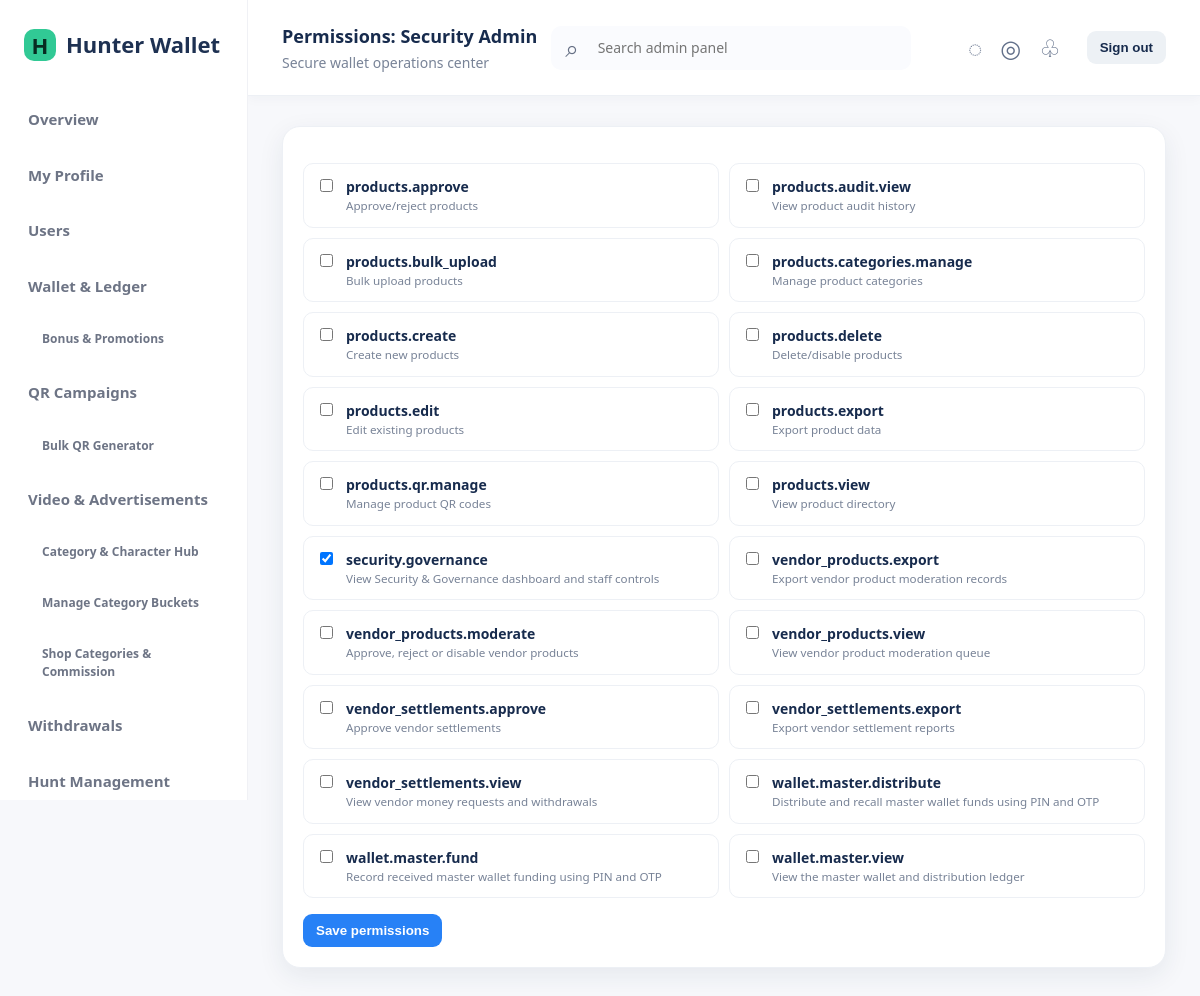
Screenshot of /admin/admins/permissions.php?role_id=4 (signed in) with the database file from the repository.
### tables this page shows
CREATE TABLE admin_permissions (id INT UNSIGNED AUTO_INCREMENT PRIMARY KEY, code VARCHAR(100) NOT NULL UNIQUE, description VARCHAR(255) NULL);

CREATE TABLE admin_roles (id INT UNSIGNED AUTO_INCREMENT PRIMARY KEY, name VARCHAR(80) NOT NULL UNIQUE, created_at DATETIME NOT NULL DEFAULT CURRENT_TIMESTAMP);

### config/database.php (called while the page is built, shortened)
<?php
function db(): PDO
{
    static $pdo;
    if ($pdo instanceof PDO) return $pdo;
    $dsn = sprintf('mysql:host=%s;port=%s;dbname=%s;charset=utf8mb4', env('DB_HOST', '127.0.0.1'), env('DB_PORT', '3306'), env('DB_NAME', 'hunter_wallet'));
    $pdo = new PDO($dsn, (string) env('DB_USER', 'root'), (string) env('DB_PASS', ''), [
        PDO::ATTR_ERRMODE => PDO::ERRMODE_EXCEPTION,
        PDO::ATTR_DEFAULT_FETCH_MODE => PDO::FETCH_ASSOC,
        PDO::ATTR_EMULATE_PREPARES => false,
    ]);
    return $pdo;
}

### includes/functions.php (called while the page is built, shortened)
<?php
function e(mixed $value): string { return htmlspecialchars((string) $value, ENT_QUOTES | ENT_SUBSTITUTE, 'UTF-8'); }

### includes/auth.php (called while the page is built, shortened)
<?php
function admin(): ?array
{
    static $cached = false;
    if ($cached !== false) return $cached;
    $stmt = db()->prepare('SELECT a.*, r.name role_name FROM admins a JOIN admin_roles r ON r.id=a.role_id WHERE a.id=? AND a.status="ACTIVE"');
    $stmt->execute([(int) $_SESSION['admin_id']]);
    return $cached = ($stmt->fetch() ?: null);
}
function require_admin(): void { if (!admin()) { flash('error', 'Please sign in.'); redirect('/admin/login.php'); } }

### includes/permissions.php (called while the page is built, shortened)
<?php
function permissions(): array
{
    static $items;
    if ($items !== null) return $items;
    $current = admin(); if (!$current) return $items = [];
    if ($current['role_name'] === 'Super Admin') return $items = ['*'];
    $stmt = db()->prepare('SELECT p.code FROM admin_permissions p JOIN admin_role_permissions rp ON rp.permission_id=p.id WHERE rp.role_id=?');
    $stmt->execute([$current['role_id']]); return $items = array_column($stmt->fetchAll(), 'code');
}
function can(string $permission): bool { $all = permissions(); return in_array('*', $all, true) || in_array($permission, $all, true); }
function require_permission(string $permission): void { require_admin(); if (!can($permission)) { http_response_code(403); exit('Forbidden'); } }

### admin/admins/permissions.php (the view)
<?php declare(strict_types=1);require dirname(__DIR__,2).'/includes/bootstrap.php';require_permission('admins.edit');$roleId=filter_var(input('role_id'),FILTER_VALIDATE_INT);if(!$roleId){http_response_code(404);exit('Not found');}$stmt=db()->prepare('SELECT * FROM admin_roles WHERE id=?');$stmt->execute([$roleId]);$role=$stmt->fetch();if(!$role){http_response_code(404);exit('Not found');}$permissions=db()->query('SELECT * FROM admin_permissions ORDER BY code')->fetchAll();if(is_post()){verify_csrf();if($role['name']==='Super Admin'){flash('error','Super Admin always has complete access.');}else{$chosen=array_map('intval',(array)($_POST['permissions']??[]));$valid=array_map('intval',array_column($permissions,'id'));$chosen=array_values(array_intersect($chosen,$valid));$pdo=db();$pdo->beginTransaction();try{$old=$pdo->prepare('SELECT permission_id FROM admin_role_permissions WHERE role_id=?');$old->execute([$roleId]);$before=array_map('intval',array_column($old->fetchAll(),'permission_id'));$pdo->prepare('DELETE FROM admin_role_permissions WHERE role_id=?')->execute([$roleId]);$insert=$pdo->prepare('INSERT INTO admin_role_permissions(role_id,permission_id) VALUES(?,?)');foreach($chosen as $permissionId)$insert->execute([$roleId,$permissionId]);audit_log((int)admin()['id'],'ROLE_PERMISSIONS_UPDATED','admins',(string)$roleId,$before,$chosen);$pdo->commit();flash('success','Role permissions updated.');}catch(Throwable $e){if($pdo->inTransaction())$pdo->rollBack();flash('error','Could not update permissions.');}}redirect('/admin/admins/permissions.php?role_id='.$roleId);}$currentStmt=db()->prepare('SELECT permission_id FROM admin_role_permissions WHERE role_id=?');$currentStmt->execute([$roleId]);$current=array_map('intval',array_column($currentStmt->fetchAll(),'permission_id'));$pageTitle='Permissions: '.$role['name'];require APP_ROOT.'/includes/header.php';?>
<section class="panel"><form method="post"><?=csrf_field()?><div class="permission-grid"><?php foreach($permissions as $p):?><label class="check-card"><input type="checkbox" name="permissions[]" value="<?=e($p['id'])?>" <?=in_array((int)$p['id'],$current,true)?'checked':''?> <?=$role['name']==='Super Admin'?'disabled':''?>><span><strong><?=e($p['code'])?></strong><small><?=e($p['description'])?></small></span></label><?php endforeach?></div><?php if($role['name']!=='Super Admin'):?><button class="btn">Save permissions</button><?php endif?></form></section><?php require APP_ROOT.'/includes/footer.php';

### assets/css/style.css (style rules this page uses)
:root { --navy:#12263f;--ink:#182534;--muted:#6c7b8a;--line:#e5eaf0;--bg:#f5f7fa;--green:#0d9f6e;--red:#d13c4d;--amber:#d78909;--blue:#2764d9;--white:#fff;--radius:14px;--shadow:0 8px 24px rgba(18,38,63,.07) }
* { box-sizing:border-box }
body { margin:0;background:var(--bg);color:var(--ink);font:14px/1.5 system-ui,-apple-system,BlinkMacSystemFont,"Segoe UI",sans-serif }
.card,.panel { background:white;border:1px solid var(--line);border-radius:var(--radius);box-shadow:var(--shadow) }
.panel { padding:20px;margin-bottom:20px }
.btn { appearance:none;border:0;border-radius:9px;background:var(--blue);color:white;padding:9px 13px;font-weight:700;cursor:pointer;display:inline-block }
input,select,textarea { font:inherit;border:1px solid #ccd5df;border-radius:9px;padding:10px 11px;background:white;min-height:40px }
.permission-grid { display:grid;grid-template-columns:repeat(2,minmax(0,1fr));gap:10px;margin:16px 0 }
.check-card { display:flex;gap:10px;align-items:flex-start;border:1px solid var(--line);border-radius:10px;padding:12px }
.check-card input { min-height:auto }
.check-card small { display:block;color:var(--muted) }
:root { --navy:#fff;--ink:#172b4d;--muted:#788397;--line:#edf0f5;--bg:#f7f8fb;--blue:#2781f6;--radius:18px;--shadow:0 8px 26px rgba(31,48,75,.08) }
.panel,.card { border-radius:18px;box-shadow:0 8px 26px rgba(31,48,75,.08) }

### rows the page displays
admin_permissions: code "products.approve", description "Approve/reject products"
admin_permissions: code "products.audit.view", description "View product audit history"
admin_permissions: code "products.bulk_upload", description "Bulk upload products"
admin_permissions: code "products.categories.manage", description "Manage product categories"
admin_permissions: code "products.create", description "Create new products"
admin_permissions: code "products.delete", description "Delete/disable products"
admin_permissions: code "products.edit", description "Edit existing products"
admin_permissions: code "products.export", description "Export product data"
admin_permissions: code "products.qr.manage", description "Manage product QR codes"
admin_permissions: code "products.view", description "View product directory"
admin_permissions: id.name "☑", code "security.governance", description "View Security & Governance dashboard and staff controls"
admin_permissions: code "vendor_products.export", description "Export vendor product moderation records"
admin_permissions: code "vendor_products.moderate", description "Approve, reject or disable vendor products"
admin_permissions: code "vendor_products.view", description "View vendor product moderation queue"
admin_permissions: code "vendor_settlements.approve", description "Approve vendor settlements"
admin_permissions: code "vendor_settlements.export", description "Export vendor settlement reports"
admin_permissions: code "vendor_settlements.view", description "View vendor money requests and withdrawals"
admin_permissions: code "wallet.master.distribute", description "Distribute and recall master wallet funds using PIN and OTP"
admin_permissions: code "wallet.master.fund", description "Record received master wallet funding using PIN and OTP"
admin_permissions: code "wallet.master.view", description "View the master wallet and distribution ledger"

### other values shown
$brandName "Hunter Wallet"
$pageTitle "Permissions: Security Admin"
$pageSubtitle "Secure wallet operations center"
